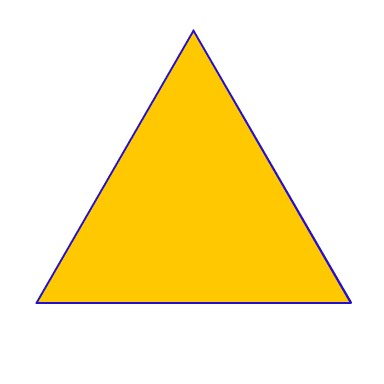
#> input picture Imageprocessing_file/Image/triangle.jpg, 384 x 384 px
$ python milestone2_canny.py
#> lines starting #> are read from the running program, lines starting #| are printed output that depends on the picture; after the words box and inside, x2 and y2 are one past the last pixel; in counts of white or black regions, pixels touching at a corner belong together
import cv2
from matplotlib import pyplot as plt
def nothing(x):
    pass
img = cv2.imread("triangle.jpg", 0)
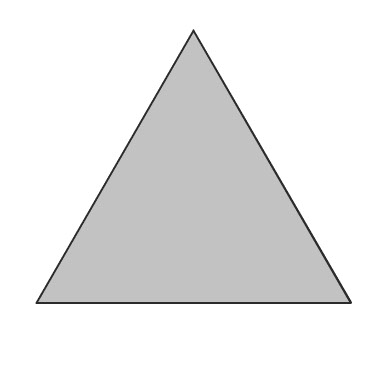
#> img: shape (384, 384); min 32, max 255, mean 234.9
img_blur = cv2.blur(img, (7,7))
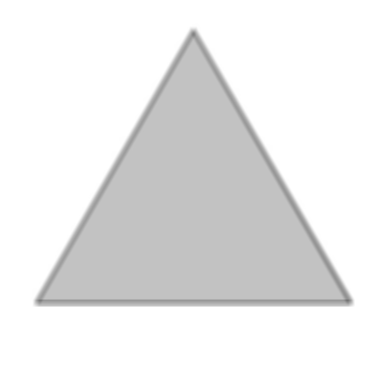
#> img_blur: shape (384, 384); min 114, max 255, mean 234.9
img_canny = cv2.Canny(img_blur, 0, 0)
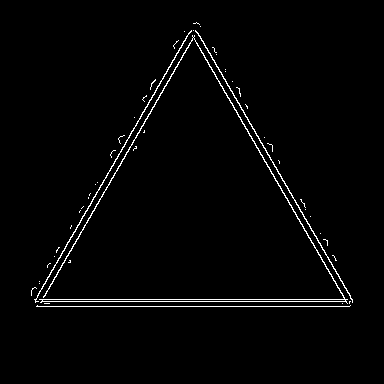
#> img_canny: shape (384, 384); 1.9% white in thin lines or dots, all inside (x1, y1, x2, y2) = (31, 22, 353, 307)
cv2.imshow('Original_img', img)
cv2.imshow('Blur_img', img_blur)
cv2.imshow('Canny_img', img_canny)
cv2.createTrackbar('threshold1','Canny_img',0,500,nothing)
#> slider 'threshold1' is set to 100
cv2.createTrackbar('threshold2','Canny_img',0,500,nothing)
#> slider 'threshold2' is set to 100
while(1):
    cv2.imshow('Original_img', img)
    cv2.imshow('Blur_img', img_blur)

    threshold1 = cv2.getTrackbarPos('threshold1', 'Canny_img')
    threshold2 = cv2.getTrackbarPos('threshold2', 'Canny_img')

    img_canny = cv2.Canny(img_blur,threshold1,threshold2)
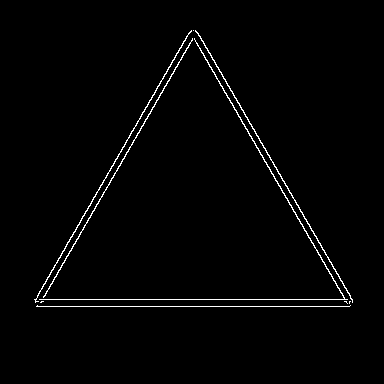
#> img_canny: shape (384, 384); 1.6% white in thin lines or dots, all inside (x1, y1, x2, y2) = (34, 30, 353, 307)
    cv2.imshow('Canny_img', img_canny)
    k = cv2.waitKey(30)
#> (key Esc is pressed here)
    if k == 27:
        break

$ run again, with Imageprocessing_file/Image/Humanimg.jpg copied over Imageprocessing_file/Image/triangle.jpg
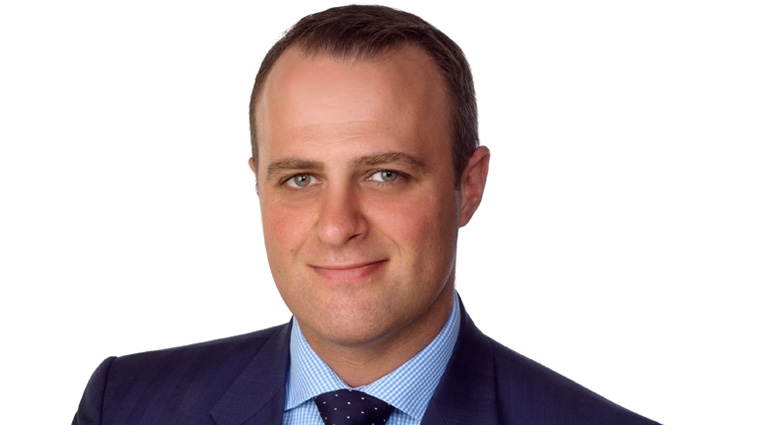
#> input picture Imageprocessing_file/Image/Humanimg.jpg, 760 x 425 px
#> `img_canny = cv2.Canny(img_blur, 0, 0)`:
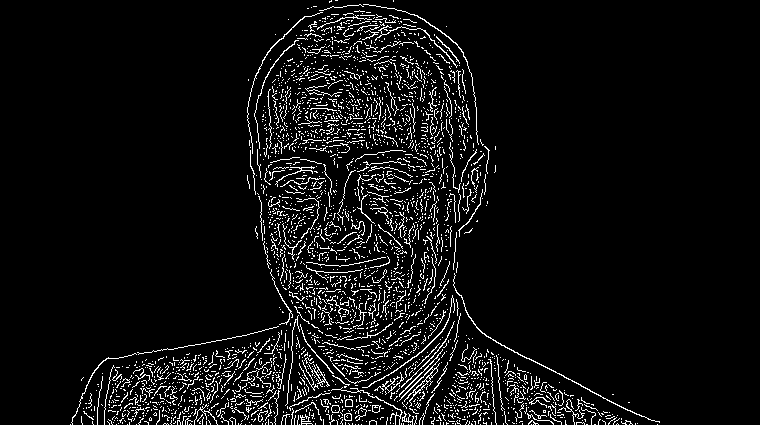
#> img_canny: shape (425, 760); 6.1% white in thin lines or dots, all inside (x1, y1, x2, y2) = (70, 0, 660, 425)
#> `img_canny = cv2.Canny(img_blur,threshold1,threshold2)`:
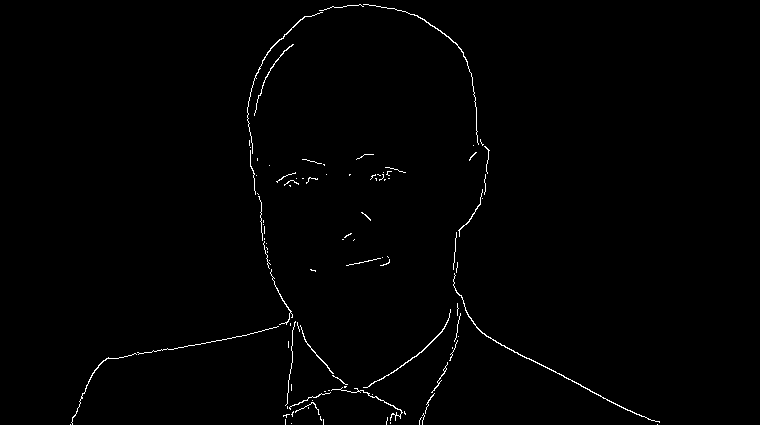
#> img_canny: shape (425, 760); 0.85% white in thin lines or dots, all inside (x1, y1, x2, y2) = (70, 4, 660, 425)

$ run again, with Imageprocessing_file/Image/allshape.jpg copied over Imageprocessing_file/Image/triangle.jpg
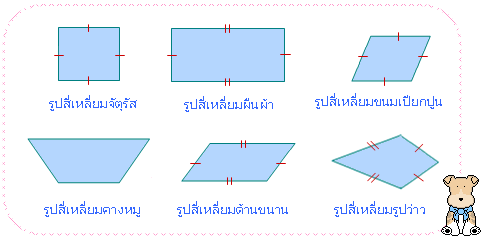
#> input picture Imageprocessing_file/Image/allshape.jpg, 484 x 240 px
#> `img_canny = cv2.Canny(img_blur, 0, 0)`:
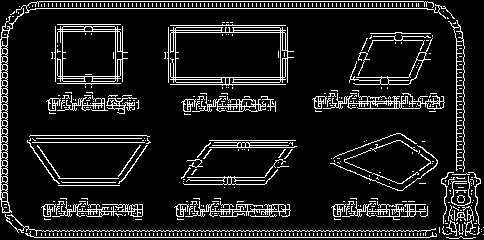
#> img_canny: shape (240, 484); 11.4% white in thin lines or dots
#> `img_canny = cv2.Canny(img_blur,threshold1,threshold2)`:
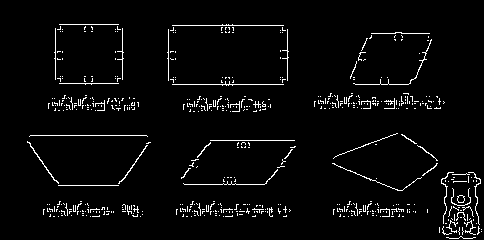
#> img_canny: shape (240, 484); 3.6% white in thin lines or dots, all inside (x1, y1, x2, y2) = (27, 24, 482, 239)

$ run again, with Imageprocessing_file/Image/fruitblack.jpg copied over Imageprocessing_file/Image/triangle.jpg
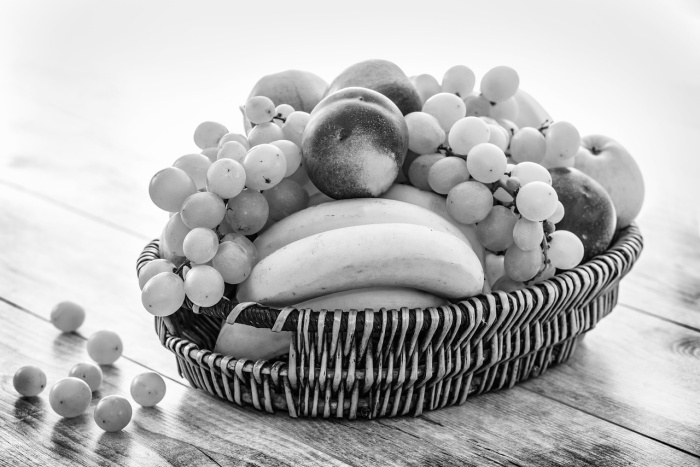
#> input picture Imageprocessing_file/Image/fruitblack.jpg, 700 x 467 px
#> img is the input picture: shape (467, 700); min 0, max 255, mean 181.2
#> `img_canny = cv2.Canny(img_blur, 0, 0)`:
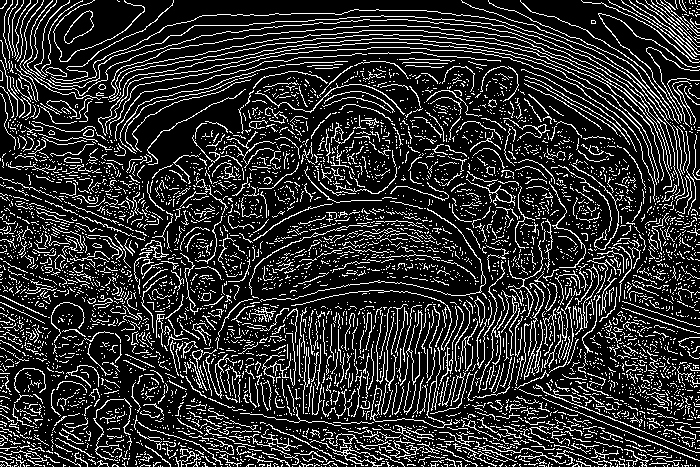
#> img_canny: shape (467, 700); 18.2% white in thin lines or dots
#> `img_canny = cv2.Canny(img_blur,threshold1,threshold2)`:
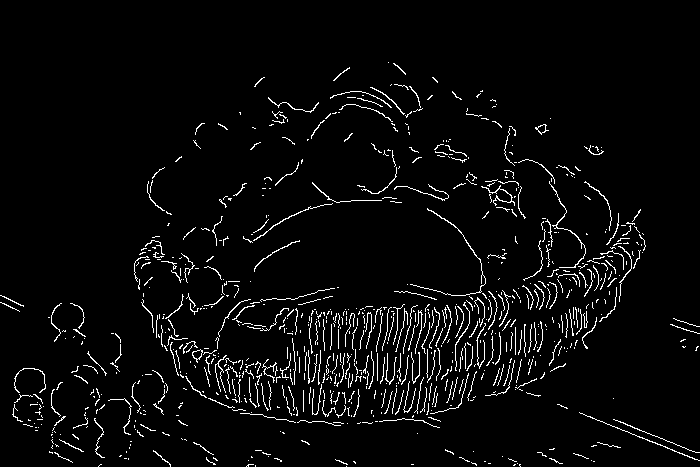
#> img_canny: shape (467, 700); 3.9% white in thin lines or dots, all inside (x1, y1, x2, y2) = (0, 62, 700, 467)
